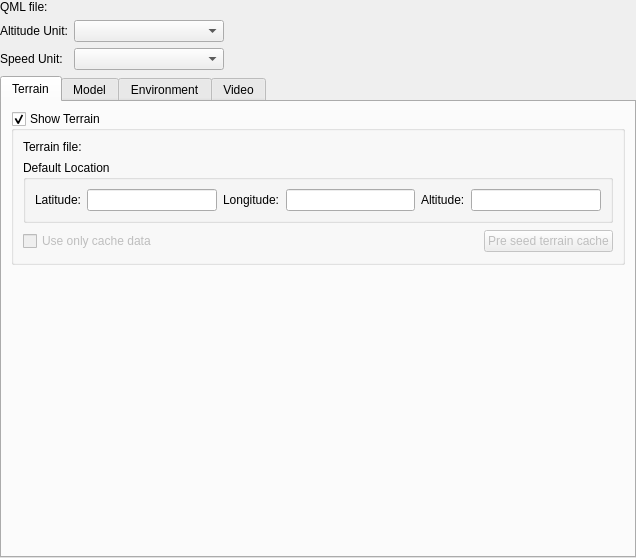
<?xml version="1.0" encoding="UTF-8"?>
<ui version="4.0">
 <class>PfdQmlGadgetOptionsPage</class>
 <widget class="QWidget" name="PfdQmlGadgetOptionsPage">
  <property name="geometry">
   <rect>
    <x>0</x>
    <y>0</y>
    <width>636</width>
    <height>558</height>
   </rect>
  </property>
  <property name="sizePolicy">
   <sizepolicy hsizetype="Expanding" vsizetype="Expanding">
    <horstretch>0</horstretch>
    <verstretch>0</verstretch>
   </sizepolicy>
  </property>
  <property name="windowTitle">
   <string>Form</string>
  </property>
  <layout class="QVBoxLayout" name="verticalLayout">
   <property name="leftMargin">
    <number>0</number>
   </property>
   <property name="topMargin">
    <number>0</number>
   </property>
   <property name="rightMargin">
    <number>0</number>
   </property>
   <property name="bottomMargin">
    <number>0</number>
   </property>
   <item>
    <widget class="QScrollArea" name="scrollArea">
     <property name="frameShape">
      <enum>QFrame::NoFrame</enum>
     </property>
     <property name="lineWidth">
      <number>0</number>
     </property>
     <property name="widgetResizable">
      <bool>true</bool>
     </property>
     <widget class="QWidget" name="scrollAreaWidgetContents">
      <property name="geometry">
       <rect>
        <x>0</x>
        <y>0</y>
        <width>636</width>
        <height>558</height>
       </rect>
      </property>
      <layout class="QVBoxLayout" name="verticalLayout_2">
       <property name="leftMargin">
        <number>0</number>
       </property>
       <property name="topMargin">
        <number>0</number>
       </property>
       <property name="rightMargin">
        <number>0</number>
       </property>
       <property name="bottomMargin">
        <number>0</number>
       </property>
       <item>
        <layout class="QHBoxLayout" name="horizontalLayout" stretch="0,0">
         <property name="spacing">
          <number>10</number>
         </property>
         <property name="sizeConstraint">
          <enum>QLayout::SetMaximumSize</enum>
         </property>
         <property name="bottomMargin">
          <number>0</number>
         </property>
         <item>
          <widget class="QLabel" name="label">
           <property name="text">
            <string>QML file: </string>
           </property>
          </widget>
         </item>
         <item>
          <widget class="Utils::PathChooser" name="qmlSourceFile" native="true">
           <property name="sizePolicy">
            <sizepolicy hsizetype="MinimumExpanding" vsizetype="Preferred">
             <horstretch>0</horstretch>
             <verstretch>0</verstretch>
            </sizepolicy>
           </property>
          </widget>
         </item>
        </layout>
       </item>
       <item>
        <layout class="QFormLayout" name="formLayout">
         <item row="0" column="0">
          <widget class="QLabel" name="label_7">
           <property name="text">
            <string>Altitude Unit:</string>
           </property>
          </widget>
         </item>
         <item row="1" column="0">
          <widget class="QLabel" name="label_6">
           <property name="text">
            <string>Speed Unit:</string>
           </property>
          </widget>
         </item>
         <item row="0" column="1">
          <widget class="QComboBox" name="altUnitCombo">
           <property name="maximumSize">
            <size>
             <width>150</width>
             <height>16777215</height>
            </size>
           </property>
          </widget>
         </item>
         <item row="1" column="1">
          <widget class="QComboBox" name="speedUnitCombo">
           <property name="maximumSize">
            <size>
             <width>150</width>
             <height>16777215</height>
            </size>
           </property>
          </widget>
         </item>
        </layout>
       </item>
       <item>
        <widget class="QTabWidget" name="tabWidget">
         <property name="currentIndex">
          <number>0</number>
         </property>
         <widget class="QWidget" name="terrainTab">
          <attribute name="title">
           <string>Terrain</string>
          </attribute>
          <layout class="QVBoxLayout" name="verticalLayout_5">
           <item>
            <widget class="QGroupBox" name="showTerrain">
             <property name="title">
              <string>Show Terrain</string>
             </property>
             <property name="checkable">
              <bool>true</bool>
             </property>
             <layout class="QVBoxLayout" name="verticalLayout_4">
              <item>
               <layout class="QHBoxLayout" name="horizontalLayout_3" stretch="0,0">
                <property name="spacing">
                 <number>0</number>
                </property>
                <property name="sizeConstraint">
                 <enum>QLayout::SetMaximumSize</enum>
                </property>
                <property name="bottomMargin">
                 <number>0</number>
                </property>
                <item>
                 <widget class="QLabel" name="label_2">
                  <property name="text">
                   <string>Terrain file:</string>
                  </property>
                 </widget>
                </item>
                <item>
                 <widget class="Utils::PathChooser" name="earthFile" native="true">
                  <property name="sizePolicy">
                   <sizepolicy hsizetype="MinimumExpanding" vsizetype="Preferred">
                    <horstretch>0</horstretch>
                    <verstretch>0</verstretch>
                   </sizepolicy>
                  </property>
                 </widget>
                </item>
               </layout>
              </item>
              <item>
               <widget class="QGroupBox" name="groupBox_2">
                <property name="toolTip">
                 <string>This location will be used if no GPS fix or Home location are available</string>
                </property>
                <property name="whatsThis">
                 <string/>
                </property>
                <property name="title">
                 <string>Default Location</string>
                </property>
                <layout class="QVBoxLayout" name="verticalLayout_9">
                 <item>
                  <layout class="QHBoxLayout" name="horizontalLayout_9">
                   <property name="spacing">
                    <number>6</number>
                   </property>
                   <property name="leftMargin">
                    <number>0</number>
                   </property>
                   <item>
                    <widget class="QLabel" name="label_3">
                     <property name="text">
                      <string>Latitude:</string>
                     </property>
                    </widget>
                   </item>
                   <item>
                    <widget class="QLineEdit" name="latitude"/>
                   </item>
                   <item>
                    <widget class="QLabel" name="label_4">
                     <property name="text">
                      <string>Longitude:</string>
                     </property>
                    </widget>
                   </item>
                   <item>
                    <widget class="QLineEdit" name="longitude"/>
                   </item>
                   <item>
                    <widget class="QLabel" name="label_5">
                     <property name="text">
                      <string>Altitude:</string>
                     </property>
                    </widget>
                   </item>
                   <item>
                    <widget class="QLineEdit" name="altitude"/>
                   </item>
                  </layout>
                 </item>
                </layout>
               </widget>
              </item>
              <item>
               <layout class="QHBoxLayout" name="horizontalLayout_4">
                <item>
                 <widget class="QCheckBox" name="useOnlyCache">
                  <property name="enabled">
                   <bool>false</bool>
                  </property>
                  <property name="text">
                   <string>Use only cache data</string>
                  </property>
                  <property name="checkable">
                   <bool>true</bool>
                  </property>
                 </widget>
                </item>
                <item>
                 <spacer name="horizontalSpacer_2">
                  <property name="orientation">
                   <enum>Qt::Horizontal</enum>
                  </property>
                  <property name="sizeHint" stdset="0">
                   <size>
                    <width>74</width>
                    <height>24</height>
                   </size>
                  </property>
                 </spacer>
                </item>
                <item>
                 <widget class="QPushButton" name="preSeedTerrain">
                  <property name="enabled">
                   <bool>false</bool>
                  </property>
                  <property name="text">
                   <string>Pre seed terrain cache</string>
                  </property>
                 </widget>
                </item>
               </layout>
              </item>
             </layout>
            </widget>
           </item>
           <item>
            <spacer name="verticalSpacer">
             <property name="orientation">
              <enum>Qt::Vertical</enum>
             </property>
             <property name="sizeHint" stdset="0">
              <size>
               <width>20</width>
               <height>121</height>
              </size>
             </property>
            </spacer>
           </item>
          </layout>
         </widget>
         <widget class="QWidget" name="modelTab">
          <attribute name="title">
           <string>Model</string>
          </attribute>
          <layout class="QVBoxLayout" name="verticalLayout_6">
           <item>
            <widget class="QGroupBox" name="showModel">
             <property name="title">
              <string>Show Model</string>
             </property>
             <property name="checkable">
              <bool>true</bool>
             </property>
             <layout class="QVBoxLayout" name="verticalLayout_3">
              <item>
               <widget class="QRadioButton" name="useAutomaticModel">
                <property name="enabled">
                 <bool>false</bool>
                </property>
                <property name="text">
                 <string>Use automatic model selection</string>
                </property>
               </widget>
              </item>
              <item>
               <layout class="QHBoxLayout" name="horizontalLayout_6">
                <property name="leftMargin">
                 <number>0</number>
                </property>
                <property name="topMargin">
                 <number>0</number>
                </property>
                <item>
                 <widget class="QRadioButton" name="usePredefinedModel">
                  <property name="enabled">
                   <bool>false</bool>
                  </property>
                  <property name="text">
                   <string>Use this model:</string>
                  </property>
                 </widget>
                </item>
                <item>
                 <layout class="QHBoxLayout" name="horizontalLayout_2">
                  <property name="spacing">
                   <number>6</number>
                  </property>
                  <property name="bottomMargin">
                   <number>0</number>
                  </property>
                  <item>
                   <widget class="Utils::PathChooser" name="modelFile" native="true">
                    <property name="sizePolicy">
                     <sizepolicy hsizetype="MinimumExpanding" vsizetype="Preferred">
                      <horstretch>0</horstretch>
                      <verstretch>0</verstretch>
                     </sizepolicy>
                    </property>
                   </widget>
                  </item>
                 </layout>
                </item>
               </layout>
              </item>
             </layout>
            </widget>
           </item>
           <item>
            <layout class="QHBoxLayout" name="horizontalLayout_7">
             <item>
              <widget class="QLabel" name="label_8">
               <property name="text">
                <string>Background image:</string>
               </property>
              </widget>
             </item>
             <item>
              <widget class="Utils::PathChooser" name="backgroundImageFile" native="true"/>
             </item>
            </layout>
           </item>
           <item>
            <spacer name="verticalSpacer_2">
             <property name="orientation">
              <enum>Qt::Vertical</enum>
             </property>
             <property name="sizeHint" stdset="0">
              <size>
               <width>20</width>
               <height>40</height>
              </size>
             </property>
            </spacer>
           </item>
          </layout>
         </widget>
         <widget class="QWidget" name="environmentTab">
          <attribute name="title">
           <string>Environment</string>
          </attribute>
          <layout class="QVBoxLayout" name="verticalLayout_7">
           <item>
            <widget class="QGroupBox" name="groupBox">
             <property name="title">
              <string>Time</string>
             </property>
             <layout class="QVBoxLayout" name="verticalLayout_8">
              <item>
               <widget class="QRadioButton" name="useLocalTime">
                <property name="text">
                 <string>Use local time</string>
                </property>
               </widget>
              </item>
              <item>
               <layout class="QHBoxLayout" name="horizontalLayout_5">
                <property name="leftMargin">
                 <number>0</number>
                </property>
                <property name="topMargin">
                 <number>0</number>
                </property>
                <item>
                 <widget class="QRadioButton" name="usePredefinedTime">
                  <property name="text">
                   <string>Use this time:</string>
                  </property>
                 </widget>
                </item>
                <item>
                 <widget class="QDateEdit" name="dateEdit">
                  <property name="calendarPopup">
                   <bool>true</bool>
                  </property>
                 </widget>
                </item>
                <item>
                 <widget class="QTimeEdit" name="timeEdit"/>
                </item>
                <item>
                 <widget class="QPushButton" name="actualizeDateTimeButton">
                  <property name="text">
                   <string>Actualize</string>
                  </property>
                 </widget>
                </item>
                <item>
                 <spacer name="horizontalSpacer_3">
                  <property name="orientation">
                   <enum>Qt::Horizontal</enum>
                  </property>
                  <property name="sizeHint" stdset="0">
                   <size>
                    <width>40</width>
                    <height>20</height>
                   </size>
                  </property>
                 </spacer>
                </item>
               </layout>
              </item>
             </layout>
            </widget>
           </item>
           <item>
            <layout class="QHBoxLayout" name="horizontalLayout_8">
             <item>
              <widget class="QLabel" name="label_9">
               <property name="text">
                <string>Minimum ambient light:</string>
               </property>
              </widget>
             </item>
             <item>
              <widget class="QDoubleSpinBox" name="minAmbientLightSpinBox">
               <property name="maximum">
                <double>1.000000000000000</double>
               </property>
               <property name="singleStep">
                <double>0.010000000000000</double>
               </property>
               <property name="value">
                <double>0.030000000000000</double>
               </property>
              </widget>
             </item>
             <item>
              <spacer name="horizontalSpacer_4">
               <property name="orientation">
                <enum>Qt::Horizontal</enum>
               </property>
               <property name="sizeHint" stdset="0">
                <size>
                 <width>40</width>
                 <height>20</height>
                </size>
               </property>
              </spacer>
             </item>
            </layout>
           </item>
           <item>
            <spacer name="verticalSpacer_3">
             <property name="orientation">
              <enum>Qt::Vertical</enum>
             </property>
             <property name="sizeHint" stdset="0">
              <size>
               <width>20</width>
               <height>40</height>
              </size>
             </property>
            </spacer>
           </item>
          </layout>
         </widget>
         <widget class="QWidget" name="videoTab">
          <attribute name="title">
           <string>Video</string>
          </attribute>
          <layout class="QVBoxLayout" name="verticalLayout_10">
           <item>
            <widget class="QLabel" name="label_10">
             <property name="text">
              <string>Pipeline:</string>
             </property>
            </widget>
           </item>
           <item>
            <widget class="QPlainTextEdit" name="pipelineTextEdit">
             <property name="plainText">
              <string notr="true"/>
             </property>
             <property name="placeholderText">
              <string>&lt;enter your gstreamer pipeline here&gt;</string>
             </property>
            </widget>
           </item>
           <item>
            <spacer name="verticalSpacer_4">
             <property name="orientation">
              <enum>Qt::Vertical</enum>
             </property>
             <property name="sizeHint" stdset="0">
              <size>
               <width>20</width>
               <height>40</height>
              </size>
             </property>
            </spacer>
           </item>
          </layout>
         </widget>
        </widget>
       </item>
      </layout>
     </widget>
    </widget>
   </item>
  </layout>
 </widget>
 <customwidgets>
  <customwidget>
   <class>Utils::PathChooser</class>
   <extends>QWidget</extends>
   <header location="global">utils/pathchooser.h</header>
   <container>1</container>
  </customwidget>
 </customwidgets>
 <resources/>
 <connections/>
</ui>
